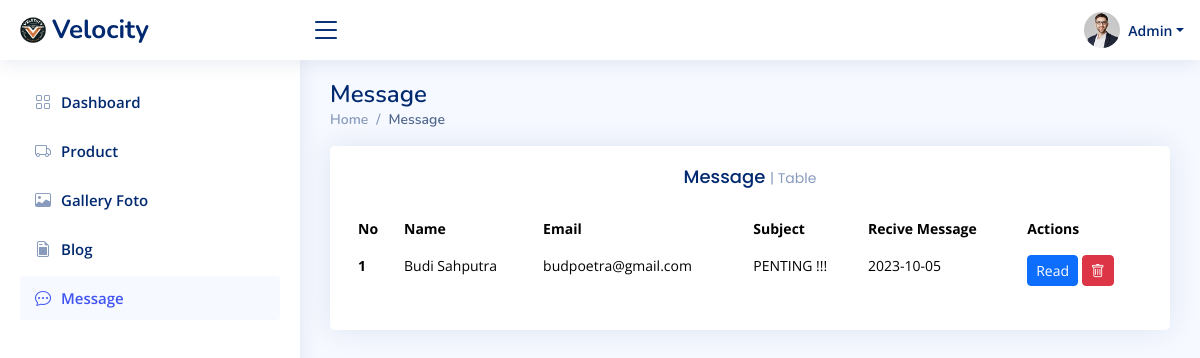
Screenshot of /admin/message.php (signed in) with the database file from the repository.
### tables this page shows
CREATE TABLE `message` (
  `id_message` int(11) NOT NULL,
  `name` varchar(255) NOT NULL,
  `email` varchar(255) NOT NULL,
  `subject` varchar(255) NOT NULL,
  `message` text NOT NULL,
  `time` date NOT NULL
);

### admin/message.php (the view, shortened to what this page needs)
<!DOCTYPE html>
<html lang="en">
<head>
  <link href="assets/vendor/bootstrap/css/bootstrap.min.css" rel="stylesheet">
  <link href="assets/vendor/bootstrap-icons/bootstrap-icons.css" rel="stylesheet">
  <link href="assets/vendor/boxicons/css/boxicons.min.css" rel="stylesheet">
  <link href="assets/vendor/quill/quill.snow.css" rel="stylesheet">
  <link href="assets/vendor/quill/quill.bubble.css" rel="stylesheet">
  <link href="assets/vendor/remixicon/remixicon.css" rel="stylesheet">
  <link href="assets/vendor/simple-datatables/style.css" rel="stylesheet">
  <link href="assets/css/style.css" rel="stylesheet">
</head>
<body>
  <header id="header" class="header fixed-top d-flex align-items-center">
    <div class="d-flex align-items-center justify-content-between">
      <a href="index.html" class="logo d-flex align-items-center">
        <img src="assets/img/logo.png" alt="">
        <span class="d-none d-lg-block">Velocity</span>
      </a>
      <i class="bi bi-list toggle-sidebar-btn"></i>
    </div>
    <nav class="header-nav ms-auto">
      <ul class="d-flex align-items-center">
        <li class="nav-item dropdown pe-3">
          <a class="nav-link nav-profile d-flex align-items-center pe-0" href="#" data-bs-toggle="dropdown">
            <img src="assets/img/profile-img.jpg" alt="Profile" class="rounded-circle">
            <span class="d-none d-md-block dropdown-toggle ps-2">Admin</span>
          </a>
        </li>
      </ul>
    </nav>
  </header>
  <aside id="sidebar" class="sidebar">
    <ul class="sidebar-nav" id="sidebar-nav">
      <li class="nav-item">
        <a class="nav-link collapsed" href="index.php">
          <i class="bi bi-grid"></i>
          <span>Dashboard</span>
        </a>
      </li>
      <li class="nav-item">
        <a class="nav-link collapsed" href="product.php">
          <i class="bi bi-truck"></i>
          <span>Product</span>
        </a>
      </li>
      <li class="nav-item">
        <a class="nav-link collapsed" href="gallery-foto.php">
          <i class="bi bi-image"></i>
          <span>Gallery Foto</span>
        </a>
      </li>
      <li class="nav-item">
        <a class="nav-link collapsed" href="blog.php">
          <i class="bi bi-file-earmark-post"></i>
          <span>Blog</span>
        </a>
      </li>
      <li class="nav-item">
        <a class="nav-link " href="message.php">
          <i class="bi bi-chat-dots"></i>
          <span>Message</span>
        </a>
      </li>
    </ul>
  </aside>
  <main id="main" class="main">
    <div class="pagetitle">
      <h1>Message</h1>
      <nav>
        <ol class="breadcrumb">
          <li class="breadcrumb-item"><a href="index.html">Home</a></li>
          <li class="breadcrumb-item active">Message</li>
        </ol>
      </nav>
    </div>
    <section class="section dashboard">
      <div class="row">
        <div class="col-lg-12">
          <div class="row">
            <div class="col-12">
              <div class="card recent-sales overflow-auto">
                <div class="card-body">
                  <center>
                    <h5 class="card-title">Message <span>| Table</span></h5>
                  </center>
                  <table class="table table-borderless datatable">
                    <thead>
                      <tr>
                        <th scope="col">No</th>
                        <th scope="col">Name</th>
                        <th scope="col">Email</th>
                        <th scope="col">Subject</th>
                        <th scope="col">Recive Message</th>
                        <th scope="col">Actions</th>
                      </tr>
                    </thead>
                    <tbody>
                      <?php
                      require_once 'config/conn.php';
                      $no = 1;
                      $messages = mysqli_query($conn, "SELECT * FROM message");
                      foreach ($messages as $message) {
                      ?>
                        <tr>
                          <th scope="row"><?= $no++ ?></th>
                          <td><?= $message['name'] ?></td>
                          <td><?= $message['email'] ?></td>
                          <td><?= $message['subject'] ?></td>
                          <td><?= $message['time'] ?></td>
                          <td>
                            <a href="detail-message.php?id=<?= $message['id_message'] ?>" class="btn btn-primary btn-sm">
                              Read
                            </a>
                            <a href="config/del-message.php?id=<?= $message['id_message'] ?>" class="btn btn-danger btn-sm" onclick="return confirm('Menghapus Data ?')">
                              <i class="bi bi-trash"></i>
                            </a>
                          </td>
                        </tr>
                      <?php } ?>
                    </tbody>
                  </table>
                </div>
              </div>
            </div>
          </div>
        </div>
      </div>
    </section>
  </main>
</body>
</html>

### admin/assets/css/style.css (style rules this page uses)
:root { scroll-behavior: smooth; }
body { font-family: "Open Sans", sans-serif; background: #f6f9ff; color: #444444; }
a { color: #4154f1; text-decoration: none; }
h1, h2, h3, h4, h5, h6 { font-family: "Nunito", sans-serif; }
#main { margin-top: 60px; padding: 20px 30px; transition: all 0.3s; }
.pagetitle { margin-bottom: 10px; }
.pagetitle h1 { font-size: 24px; margin-bottom: 0; font-weight: 600; color: #012970; }
.card { margin-bottom: 30px; border: none; border-radius: 5px; box-shadow: 0px 0 30px rgba(1, 41, 112, 0.1); }
.card-title { padding: 20px 0 15px 0; font-size: 18px; font-weight: 500; color: #012970; font-family: "Poppins", sans-serif; }
.card-title span { color: #899bbd; font-size: 14px; font-weight: 400; }
.card-body { padding: 0 20px 20px 20px; }
.breadcrumb { font-size: 14px; font-family: "Nunito", sans-serif; color: #899bbd; font-weight: 600; }
.breadcrumb a { color: #899bbd; transition: 0.3s; }
.breadcrumb .breadcrumb-item::before { color: #899bbd; }
.breadcrumb .active { color: #51678f; font-weight: 600; }
.logo { line-height: 1; }
@media (min-width: 1200px) { .logo { width: 280px; } }
.logo img { max-height: 26px; margin-right: 6px; }
.logo span { font-size: 26px; font-weight: 700; color: #012970; font-family: "Nunito", sans-serif; }
.header { transition: all 0.5s; z-index: 997; height: 60px; box-shadow: 0px 2px 20px rgba(1, 41, 112, 0.1); background-color: #fff; padding-left: 20px; }
.header .toggle-sidebar-btn { font-size: 32px; padding-left: 10px; cursor: pointer; color: #012970; }
.header-nav ul { list-style: none; }
.header-nav>ul { margin: 0; padding: 0; }
.header-nav .nav-profile { color: #012970; }
.header-nav .nav-profile img { max-height: 36px; }
.header-nav .nav-profile span { font-size: 14px; font-weight: 600; }
.sidebar { position: fixed; top: 60px; left: 0; bottom: 0; width: 300px; z-index: 996; transition: all 0.3s; padding: 20px; overflow-y: auto; scrollbar-width: thin; scrollbar-color: #aab7cf transparent; box-shadow: 0px 0px 20px rgba(1, 41, 112, 0.1); background-color: #fff; }
@media (min-width: 1200px) { #main, #footer { margin-left: 300px; } }
.sidebar-nav { padding: 0; margin: 0; list-style: none; }
.sidebar-nav li { padding: 0; margin: 0; list-style: none; }
.sidebar-nav .nav-item { margin-bottom: 5px; }
.sidebar-nav .nav-link { display: flex; align-items: center; font-size: 15px; font-weight: 600; color: #4154f1; transition: 0.3; background: #f6f9ff; padding: 10px 15px; border-radius: 4px; }
.sidebar-nav .nav-link i { font-size: 16px; margin-right: 10px; color: #4154f1; }
.sidebar-nav .nav-link.collapsed { color: #012970; background: #fff; }
.sidebar-nav .nav-link.collapsed i { color: #899bbd; }
.dashboard .recent-sales { font-size: 14px; }
.dashboard .recent-sales .table thead { background: #f6f6fe; }
.dashboard .recent-sales .table thead th { border: 0; }

### rows the page displays
message: name "Budi Sahputra", email "budpoetra@gmail.com", subject "PENTING !!!", time "2023-10-05"
